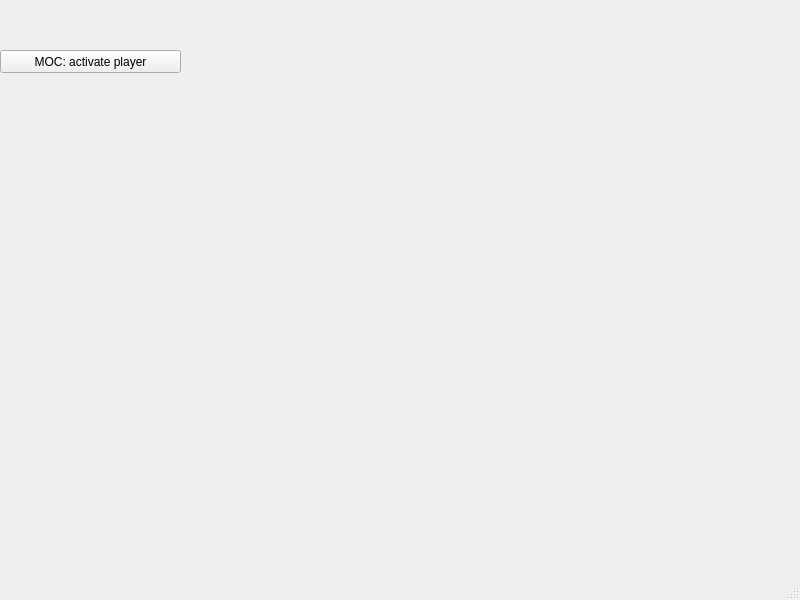
<?xml version="1.0" encoding="UTF-8"?>
<ui version="4.0">
 <class>MainWindow</class>
 <widget class="QMainWindow" name="MainWindow">
  <property name="geometry">
   <rect>
    <x>0</x>
    <y>0</y>
    <width>800</width>
    <height>600</height>
   </rect>
  </property>
  <property name="windowTitle">
   <string>MainWindow</string>
  </property>
  <widget class="QWidget" name="centralwidget">
   <widget class="QLabel" name="label">
    <property name="geometry">
     <rect>
      <x>9</x>
      <y>9</y>
      <width>781</width>
      <height>41</height>
     </rect>
    </property>
    <property name="sizePolicy">
     <sizepolicy hsizetype="Expanding" vsizetype="Preferred">
      <horstretch>0</horstretch>
      <verstretch>0</verstretch>
     </sizepolicy>
    </property>
    <property name="font">
     <font>
      <pointsize>24</pointsize>
     </font>
    </property>
    <property name="text">
     <string/>
    </property>
    <property name="alignment">
     <set>Qt::AlignCenter</set>
    </property>
   </widget>
   <widget class="QPushButton" name="pushButton">
    <property name="geometry">
     <rect>
      <x>0</x>
      <y>50</y>
      <width>181</width>
      <height>23</height>
     </rect>
    </property>
    <property name="text">
     <string>MOC: activate player</string>
    </property>
   </widget>
  </widget>
  <widget class="QMenuBar" name="menubar">
   <property name="geometry">
    <rect>
     <x>0</x>
     <y>0</y>
     <width>800</width>
     <height>21</height>
    </rect>
   </property>
  </widget>
  <widget class="QStatusBar" name="statusbar"/>
 </widget>
 <resources/>
 <connections/>
</ui>
